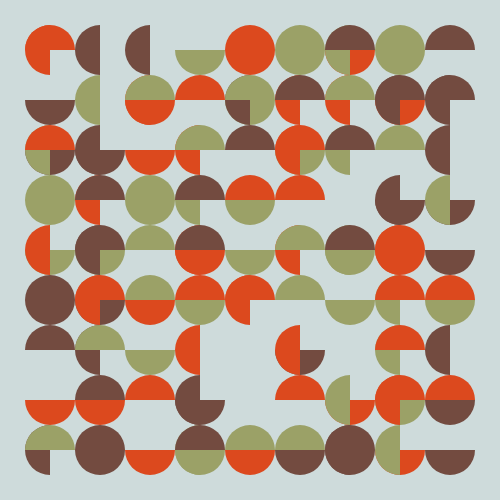
Frame 1 (no input)
Frame 60 (no input): identical to frame 1, image omitted
Frame 120 (the mouse pressed at the canvas centre since frame 60): identical to frame 1, image omitted

The p5.js sketch that drew this single still picture (run headless with seeded random() and noise() and a simulated clock; from frame 60 on, the mouse is pressed at the canvas centre):

// p5.js sketch
// ── sketch.js
//colors
var colorList = ['#9ba167', '#dc491e','#734b40'];


function setup() {
  createCanvas(500,500);
  angleMode(DEGREES);
  background(color('#cedbdb'));
  noStroke();
  
  //first layer
  for(var x = 50; x < 500; x += 50) {
    for(var y= 50; y<500; y+=50)
    {
      if(random()<0.6)
      {   
         var index = floor(random() * colorList.length);
         var colorHex = colorList[index];
         fill(color(colorHex));
      } 
      else {
        
   noFill();
    }
    arc(x,y,50,50,0,180)
    }
  }
  
  //second layer
  for(var x = 50; x < 500; x += 50) {
    for(var y= 50; y<500; y+=50)
    {
      if(random()<0.6)
      {
         var index = floor(random() * colorList.length);
         var colorHex = colorList[index];
         fill(color(colorHex));
         
         arc(x,y,50,50,90,270)
      } 
      else {
        
  noFill();
  }
   }
  }
  
  //third layer
  for(var x = 50; x < 500; x += 50) {
    for(var y= 50; y<500; y+=50)
    {
      if(random()<0.6)
      {
        var index = floor(random() * colorList.length);
        var colorHex = colorList[index];
        fill(color(colorHex));
         
      } 
      else {
        
  noFill();
    }
    arc(x,y,50,50,180,360)
   }
  }
 
}

function draw() {
  }
